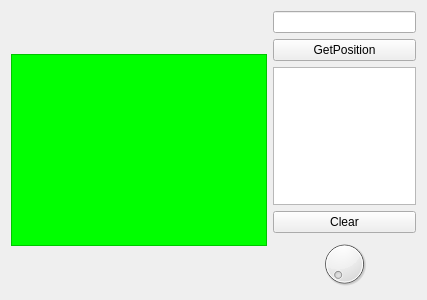
<?xml version="1.0" encoding="UTF-8"?>
<ui version="4.0">
 <class>MainWindow</class>
 <widget class="QMainWindow" name="MainWindow">
  <property name="geometry">
   <rect>
    <x>0</x>
    <y>0</y>
    <width>427</width>
    <height>300</height>
   </rect>
  </property>
  <property name="windowTitle">
   <string>Target</string>
  </property>
  <property name="windowIcon">
   <iconset resource="rs.qrc">
    <normaloff>:/target.png</normaloff>:/target.png</iconset>
  </property>
  <widget class="QWidget" name="centralWidget">
   <layout class="QGridLayout" name="gridLayout">
    <item row="0" column="1" rowspan="2" colspan="2">
     <layout class="QVBoxLayout" name="verticalLayout">
      <property name="sizeConstraint">
       <enum>QLayout::SetFixedSize</enum>
      </property>
      <item>
       <widget class="QLineEdit" name="tbFile"/>
      </item>
      <item>
       <widget class="QPushButton" name="btPosition">
        <property name="text">
         <string>GetPosition</string>
        </property>
       </widget>
      </item>
      <item>
       <widget class="QPlainTextEdit" name="plainTextEdit"/>
      </item>
      <item>
       <widget class="QPushButton" name="btClear">
        <property name="text">
         <string>Clear</string>
        </property>
       </widget>
      </item>
      <item>
       <widget class="QDial" name="dial">
        <property name="maximum">
         <number>360</number>
        </property>
       </widget>
      </item>
     </layout>
    </item>
    <item row="0" column="0" rowspan="2">
     <widget class="QGraphicsView" name="graphicsView">
      <property name="sizePolicy">
       <sizepolicy hsizetype="Fixed" vsizetype="Fixed">
        <horstretch>0</horstretch>
        <verstretch>0</verstretch>
       </sizepolicy>
      </property>
      <property name="styleSheet">
       <string notr="true">background-color: rgb(0, 255, 0);</string>
      </property>
      <property name="verticalScrollBarPolicy">
       <enum>Qt::ScrollBarAlwaysOff</enum>
      </property>
      <property name="horizontalScrollBarPolicy">
       <enum>Qt::ScrollBarAlwaysOff</enum>
      </property>
      <property name="sizeAdjustPolicy">
       <enum>QAbstractScrollArea::AdjustIgnored</enum>
      </property>
     </widget>
    </item>
   </layout>
  </widget>
  <widget class="QMenuBar" name="menuBar">
   <property name="geometry">
    <rect>
     <x>0</x>
     <y>0</y>
     <width>427</width>
     <height>21</height>
    </rect>
   </property>
  </widget>
 </widget>
 <layoutdefault spacing="6" margin="11"/>
 <resources>
  <include location="rs.qrc"/>
 </resources>
 <connections/>
</ui>
